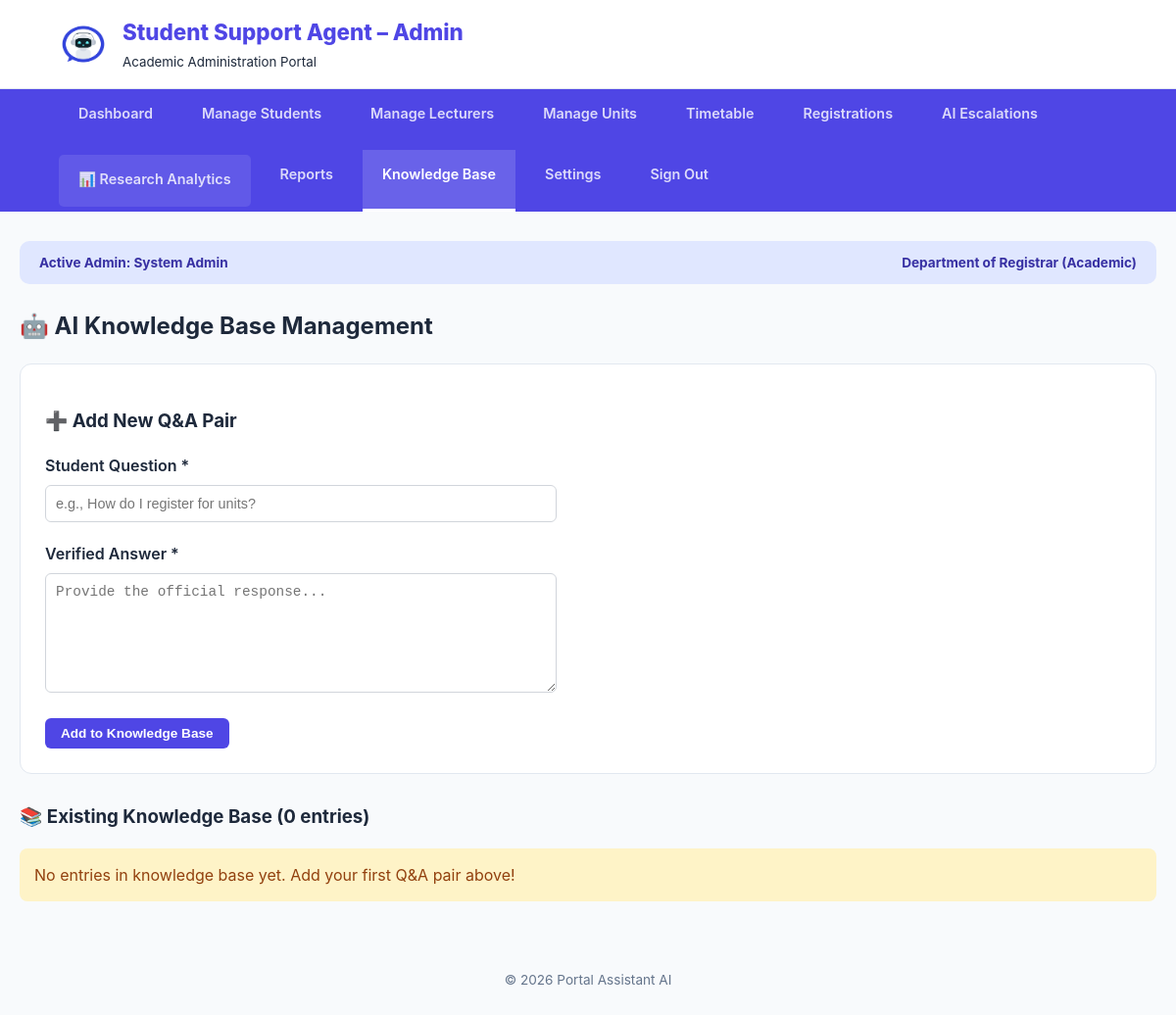
The app's page /Admin/Admin-index.php?section=kb (signed in), older data.
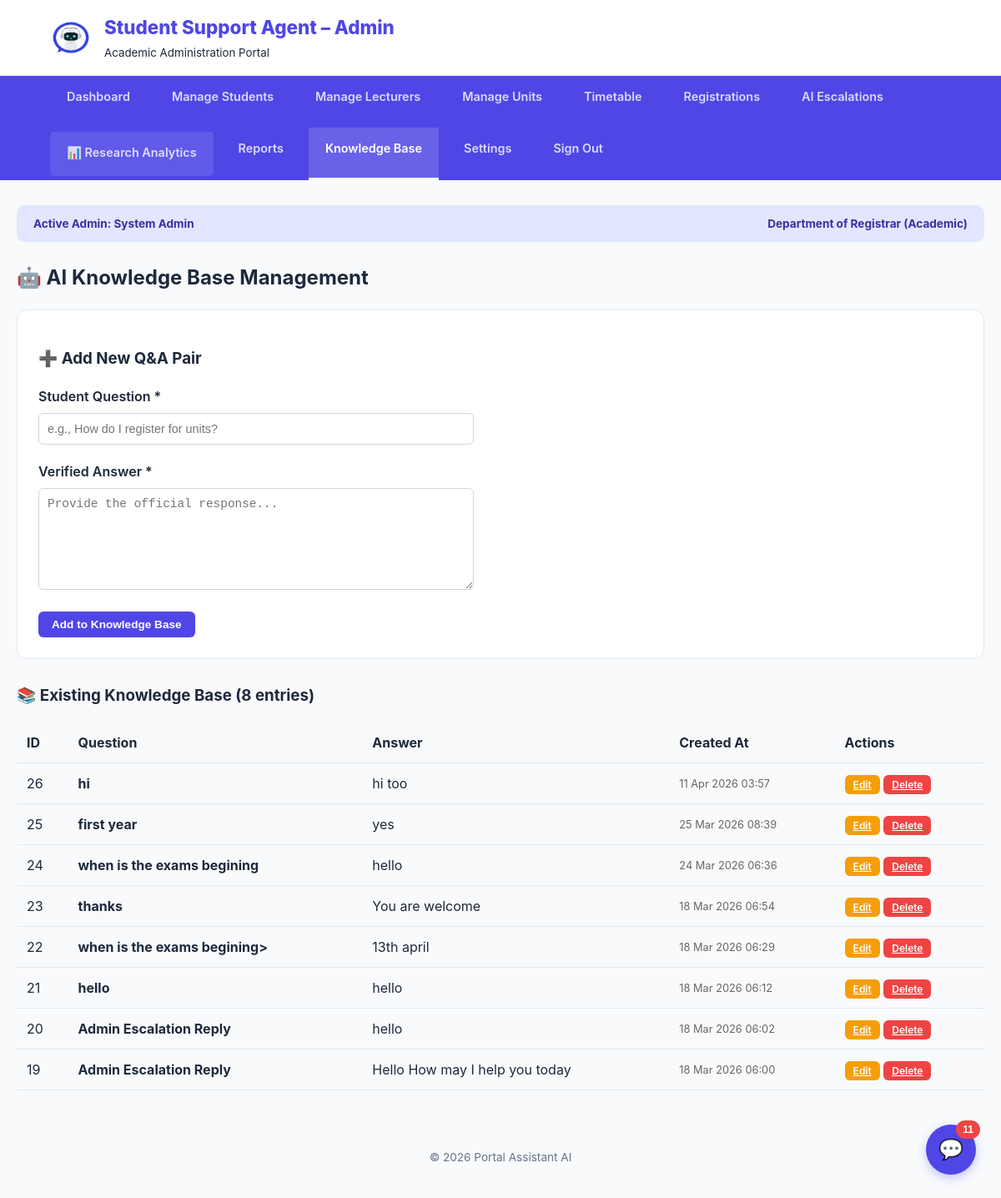
The same page, newer data.
### tables this page shows
CREATE TABLE `ai_knowledge_base` (
  `id` int(11) NOT NULL,
  `student_query` text NOT NULL,
  `verified_answer` text NOT NULL,
  `created_at` timestamp NOT NULL DEFAULT current_timestamp()
);

### Admin/manage_knowledge_base.php (the view, shortened to what the changed rows need)
<?php
$kb_query = "SELECT * FROM ai_knowledge_base ORDER BY id DESC";
$kb_result = mysqli_query($conn, $kb_query);
?>
<h2>🤖 AI Knowledge Base Management</h2>
<div class="section-box">
    <h3>➕ Add New Q&A Pair</h3>
    <form method="POST">
        <div class="form-group">
            <label>Student Question *</label>
            <input type="text" name="question" required placeholder="e.g., How do I register for units?" style="width:100%; padding:10px; border:1px solid #d1d5db; border-radius:6px;">
        </div>
        <div class="form-group">
            <label>Verified Answer *</label>
            <textarea name="answer" required placeholder="Provide the official response..." rows="4" style="width:100%; padding:10px; border:1px solid #d1d5db; border-radius:6px;"></textarea>
        </div>
        <button type="submit" class="btn btn-primary">Add to Knowledge Base</button>
    </form>
</div>
<h3>📚 Existing Knowledge Base (<?php echo mysqli_num_rows($kb_result); ?> entries)</h3>
<?php if (mysqli_num_rows($kb_result) == 0): ?>
    <div class="alert" style="background: #fef3c7; color: #92400e; padding: 15px; border-radius: 8px;">
        No entries in knowledge base yet. Add your first Q&A pair above!
    </div>
<?php else: ?>
    <table class="data-table">
        <thead>
            <tr>
                <th>ID</th>
                <th>Question</th>
                <th>Answer</th>
                <th>Created At</th>
                <th>Actions</th>
            </tr>
        </thead>
        <tbody>
            <?php while($row = mysqli_fetch_assoc($kb_result)): ?>
            <tr>
                <td><?php echo $row['id']; ?></td>
                <td style="max-width: 300px;">
                    <strong><?php echo htmlspecialchars(substr($row['student_query'], 0, 60)); ?></strong>
                </td>
                <td style="max-width: 400px;">
                    <?php echo htmlspecialchars(substr($row['verified_answer'], 0, 100)); ?>
                </td>
                <td style="font-size: 0.8rem; color: #666;">
                    <?php echo date('d M Y H:i', strtotime($row['created_at'])); ?>
                </td>
                <td>
                    <a href="Admin-index.php?section=kb&edit=<?php echo $row['id']; ?>" class="btn btn-warning btn-sm">Edit</a>
                    <a href="Admin-index.php?section=kb&delete=<?php echo $row['id']; ?>" class="btn btn-danger btn-sm" onclick="return confirm('Delete this entry?')">Delete</a>
                </td>
            </tr>
            <?php endwhile; ?>
        </tbody>
    </table>
<?php endif; ?>

### Admin/Admin-index.php (shortened to what the changed rows need)
<?php
$admin_name = $_SESSION['user_name'] ?? 'Administrator';
$conn = mysqli_connect("localhost", "root", "", "Portal-Asisstant-AI");
$section = $_GET['section'] ?? 'dashboard';
$notif_q = mysqli_query($conn, "SELECT COUNT(*) as count FROM admin_referrals WHERE status='pending'");
$notif_count = mysqli_fetch_assoc($notif_q)['count'] ?? 0;
?>
<!DOCTYPE html>
<html lang="en">
<head>
</head>
<body>
<header>
    <div class="branding">
        <div>
            <h1>Student Support Agent – Admin</h1>
        </div>
    </div>
</header>
<nav>
    <div class="nav-top">
    </div>
</nav>
<div class="container">
    <div class="admin-strip">
        <span>Active Admin: <strong><?php echo htmlspecialchars($admin_name); ?></strong></span>
        <span>Department of Registrar (Academic)</span>
    </div>
    <?php
    switch($section) {
        case 'dashboard': ?>
        <?php break;
        case 'kb':
            include('manage_knowledge_base.php');
            break;
    }
    ?>
</div>
<?php if($notif_count > 0): ?>
    <button onclick="openEscalations()" class="chat-fab">💬<span class="badge"><?php echo $notif_count; ?></span></button>
<?php endif; ?>
<footer>
    &copy; 2026 Portal Assistant AI
</footer>
</body>
</html>

Row changes from the older to the newer data that the page shows:
added ai_knowledge_base: id "26", student_query "hi", verified_answer "hi too", created_at "11 Apr 2026 03:57"
added ai_knowledge_base: id "25", student_query "first year", verified_answer "yes", created_at "25 Mar 2026 08:39"
added ai_knowledge_base: id "24", student_query "when is the exams begining", verified_answer "hello", created_at "24 Mar 2026 06:36"
added ai_knowledge_base: id "23", student_query "thanks", verified_answer "You are welcome", created_at "18 Mar 2026 06:54"
added ai_knowledge_base: id "22", student_query "when is the exams begining>", verified_answer "13th april", created_at "18 Mar 2026 06:29"
added ai_knowledge_base: id "21", student_query "hello", verified_answer "hello", created_at "18 Mar 2026 06:12"
added ai_knowledge_base: id "20", student_query "Admin Escalation Reply", verified_answer "hello", created_at "18 Mar 2026 06:02"
added ai_knowledge_base: id "19", student_query "Admin Escalation Reply", verified_answer "Hello How may I help you today", created_at "18 Mar 2026 06:00"
Text that changed along with them:
mysqli_num_rows($kb_result): "0" → "8"
$notif_count: (not shown) → "11"
text no longer shown: "No entries in knowledge base yet. Add your first Q&A pair above!"
text now shown: "ID Question Answer Created At Actions 💬"
